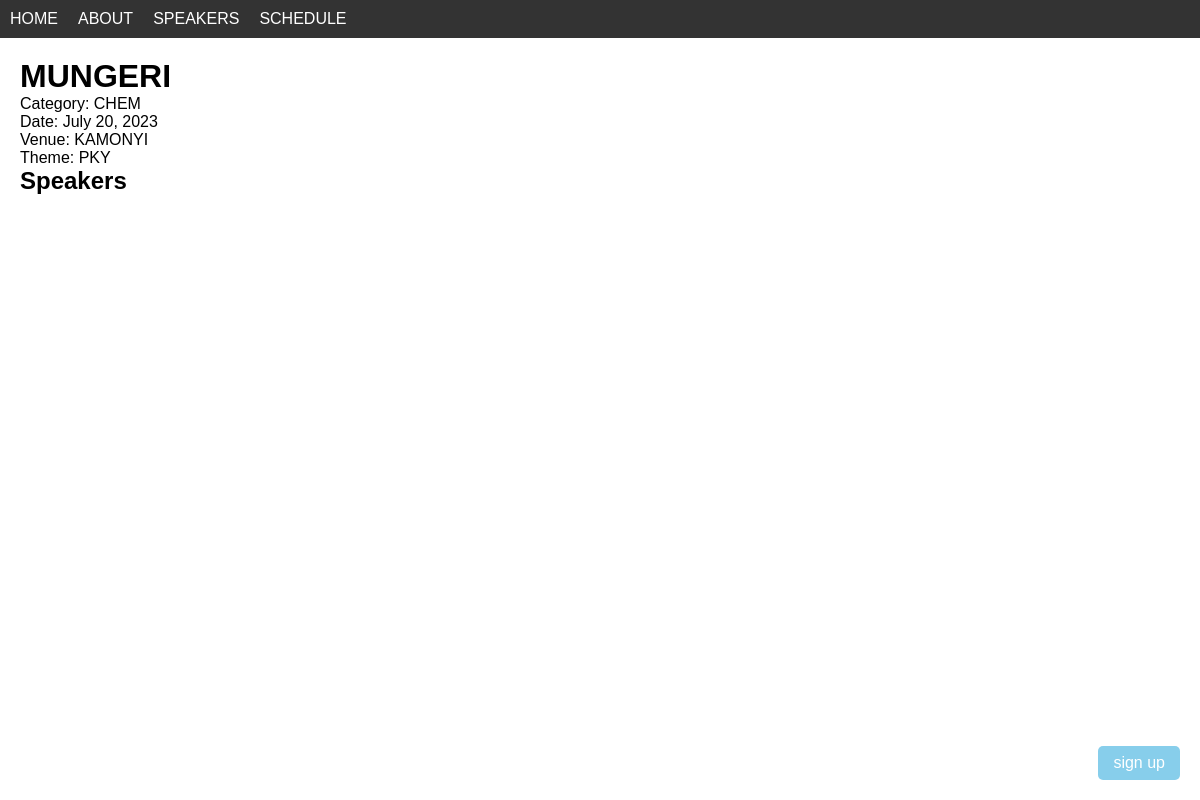
The page /conference/3/ on the database its author committed.
### conferences/models.py (models this page shows, shortened)
class Conference(models.Model):
    name = models.CharField(max_length=255)
    category = models.CharField(max_length=100)
    date = models.DateField()
    venue = models.CharField(max_length=255)
    theme = models.CharField(max_length=255)

### conferences/views.py (the view)
# urls.py: path('conference/<int:conference_id>/', views.conference_detail, name='conference_detail'),
def conference_detail(request, conference_id):
    conference = get_object_or_404(Conference, pk=conference_id)
    return render(request, 'conferences/conference_detail.html', {'conference': conference})

### templates/conferences/conference_detail.html (shortened to what this page needs)
{% extends 'base.html' %}
{% block content %}
<h1>{{ conference.name }}</h1>
<p>Category: {{ conference.category }}</p>
<p>Date: {{ conference.date }}</p>
<p>Venue: {{ conference.venue }}</p>
<p>Theme: {{ conference.theme }}</p>
<h2>Speakers</h2>
{% endblock %}

### static/css/styles.css (style rules this page uses)
body, h1, h2, h3, p, ul, li { margin: 0; padding: 0; list-style: none; }
body { font-family: Arial, sans-serif; }

### rows shown on the page
Conference: name "MUNGERI", category "CHEM", date "July 20, 2023", venue "KAMONYI", theme "PKY"
